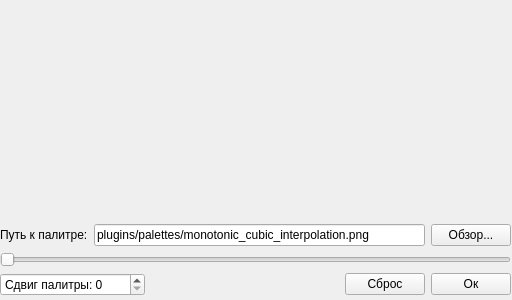
<?xml version="1.0" encoding="UTF-8"?>
<ui version="4.0">
 <class>PaletteWindow</class>
 <widget class="QWidget" name="PaletteWindow">
  <property name="windowModality">
   <enum>Qt::NonModal</enum>
  </property>
  <property name="enabled">
   <bool>true</bool>
  </property>
  <property name="geometry">
   <rect>
    <x>0</x>
    <y>0</y>
    <width>512</width>
    <height>300</height>
   </rect>
  </property>
  <property name="sizePolicy">
   <sizepolicy hsizetype="Preferred" vsizetype="Preferred">
    <horstretch>0</horstretch>
    <verstretch>0</verstretch>
   </sizepolicy>
  </property>
  <property name="minimumSize">
   <size>
    <width>0</width>
    <height>0</height>
   </size>
  </property>
  <property name="maximumSize">
   <size>
    <width>16777215</width>
    <height>16777215</height>
   </size>
  </property>
  <property name="acceptDrops">
   <bool>false</bool>
  </property>
  <property name="windowTitle">
   <string>Палитра</string>
  </property>
  <widget class="QWidget" name="verticalLayoutWidget">
   <property name="geometry">
    <rect>
     <x>0</x>
     <y>0</y>
     <width>511</width>
     <height>301</height>
    </rect>
   </property>
   <layout class="QVBoxLayout" name="verticalLayout">
    <property name="spacing">
     <number>6</number>
    </property>
    <property name="sizeConstraint">
     <enum>QLayout::SetMaximumSize</enum>
    </property>
    <item>
     <widget class="QLabel" name="lblPalette">
      <property name="text">
       <string/>
      </property>
     </widget>
    </item>
    <item>
     <layout class="QHBoxLayout" name="horizontalLayout_2">
      <property name="sizeConstraint">
       <enum>QLayout::SetDefaultConstraint</enum>
      </property>
      <item>
       <widget class="QLabel" name="lblPath">
        <property name="text">
         <string>Путь к палитре:</string>
        </property>
       </widget>
      </item>
      <item>
       <widget class="QLineEdit" name="leditPath">
        <property name="text">
         <string>plugins/palettes/monotonic_cubic_interpolation.png</string>
        </property>
       </widget>
      </item>
      <item>
       <widget class="QPushButton" name="btnBrowse">
        <property name="text">
         <string>Обзор...</string>
        </property>
       </widget>
      </item>
     </layout>
    </item>
    <item>
     <layout class="QVBoxLayout" name="verticalLayout_2">
      <item>
       <widget class="QSlider" name="slrShift">
        <property name="maximum">
         <number>1024</number>
        </property>
        <property name="orientation">
         <enum>Qt::Horizontal</enum>
        </property>
       </widget>
      </item>
      <item>
       <layout class="QHBoxLayout" name="horizontalLayout">
        <property name="bottomMargin">
         <number>5</number>
        </property>
        <item>
         <widget class="QSpinBox" name="spinShift">
          <property name="buttonSymbols">
           <enum>QAbstractSpinBox::UpDownArrows</enum>
          </property>
          <property name="showGroupSeparator" stdset="0">
           <bool>false</bool>
          </property>
          <property name="prefix">
           <string>Сдвиг палитры: </string>
          </property>
          <property name="maximum">
           <number>1024</number>
          </property>
         </widget>
        </item>
        <item>
         <spacer name="horizontalSpacer">
          <property name="orientation">
           <enum>Qt::Horizontal</enum>
          </property>
          <property name="sizeHint" stdset="0">
           <size>
            <width>40</width>
            <height>20</height>
           </size>
          </property>
         </spacer>
        </item>
        <item>
         <widget class="QPushButton" name="btnReset">
          <property name="text">
           <string>Сброс</string>
          </property>
         </widget>
        </item>
        <item>
         <widget class="QPushButton" name="btnOk">
          <property name="text">
           <string>Ок</string>
          </property>
         </widget>
        </item>
       </layout>
      </item>
     </layout>
    </item>
   </layout>
  </widget>
 </widget>
 <resources/>
 <connections>
  <connection>
   <sender>btnOk</sender>
   <signal>clicked()</signal>
   <receiver>PaletteWindow</receiver>
   <slot>close()</slot>
   <hints>
    <hint type="sourcelabel">
     <x>449</x>
     <y>265</y>
    </hint>
    <hint type="destinationlabel">
     <x>-1</x>
     <y>72</y>
    </hint>
   </hints>
  </connection>
  <connection>
   <sender>spinShift</sender>
   <signal>valueChanged(int)</signal>
   <receiver>slrShift</receiver>
   <slot>setValue(int)</slot>
   <hints>
    <hint type="sourcelabel">
     <x>127</x>
     <y>263</y>
    </hint>
    <hint type="destinationlabel">
     <x>127</x>
     <y>211</y>
    </hint>
   </hints>
  </connection>
  <connection>
   <sender>slrShift</sender>
   <signal>valueChanged(int)</signal>
   <receiver>spinShift</receiver>
   <slot>setValue(int)</slot>
   <hints>
    <hint type="sourcelabel">
     <x>92</x>
     <y>215</y>
    </hint>
    <hint type="destinationlabel">
     <x>98</x>
     <y>266</y>
    </hint>
   </hints>
  </connection>
 </connections>
</ui>
